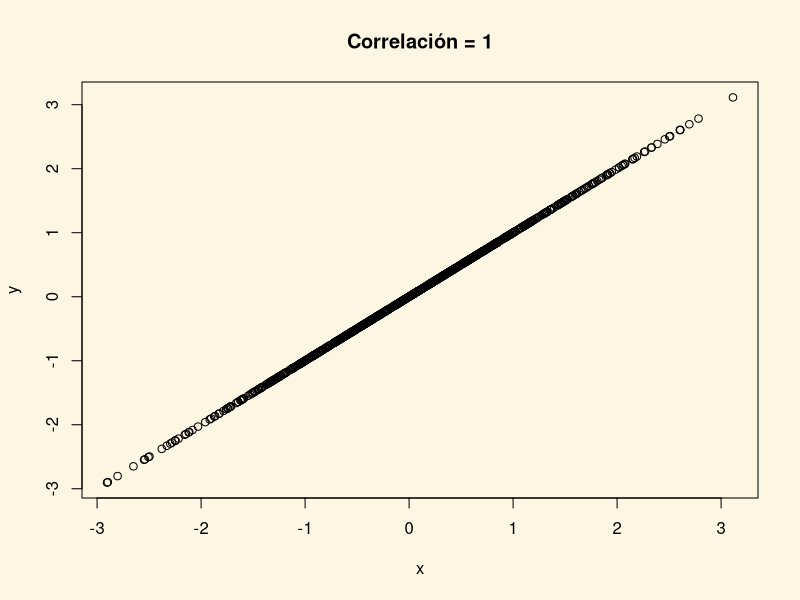
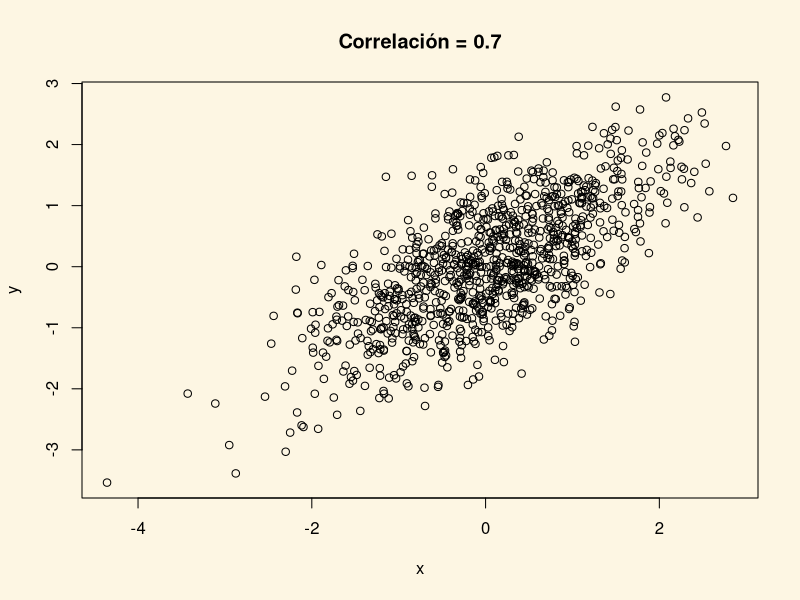
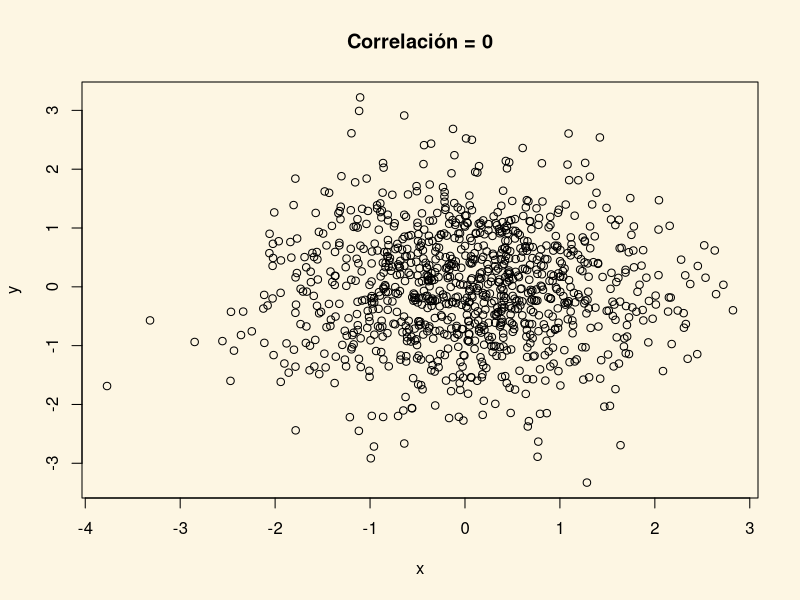
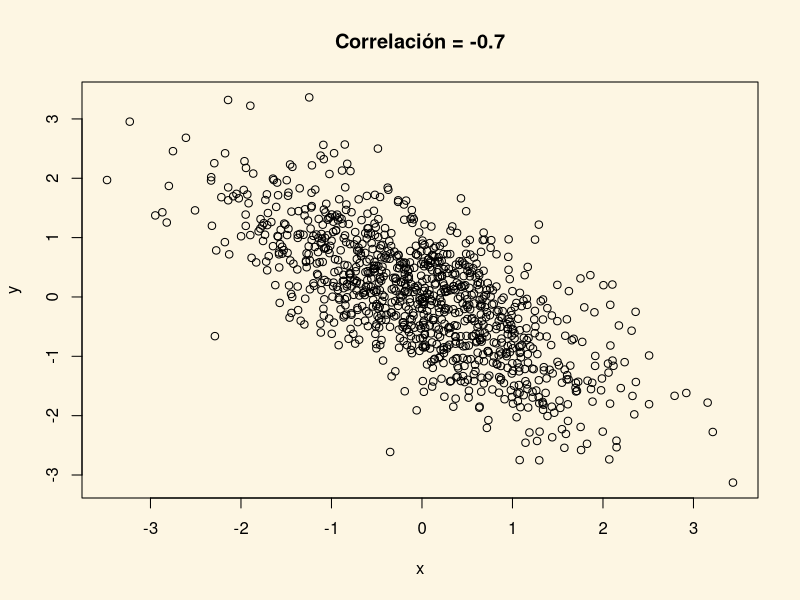
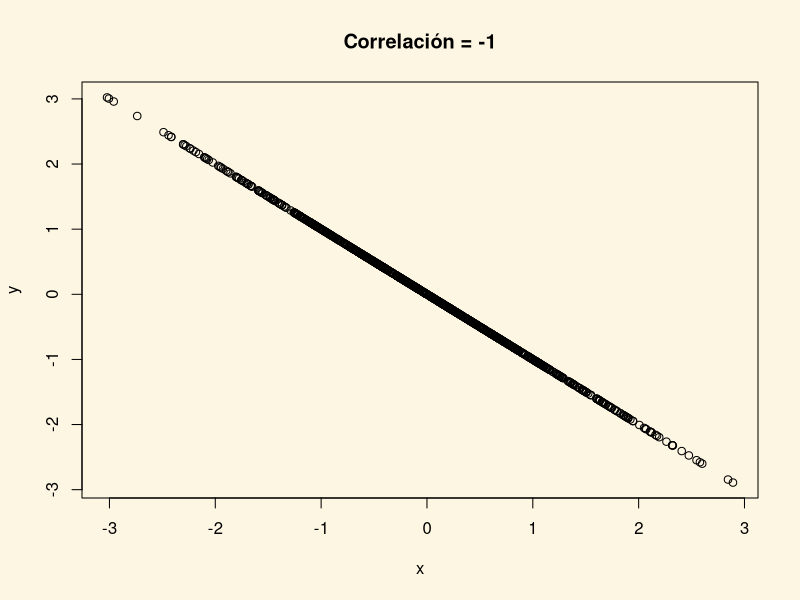

R code for these plots, in order:
## ---- chunk 1
#Correlación = 1

n_sim <- 1000
rho <- 1
x <- rnorm(n_sim)
z <- rnorm(n_sim)
y <- rho * x + sqrt(1 - rho^2) * z
par(bg = "#FDF6E3")
plot(x,y, main = paste('Correlación =', rho))
## ---- chunk 2
#Correlación = 0.8

n_sim <- 1000
rho <- 0.7
x <- rnorm(n_sim)
z <- rnorm(n_sim)
y <- rho * x + sqrt(1 - rho^2) * z
par(bg = "#FDF6E3")
plot(x,y, main = paste('Correlación =', rho))
## ---- chunk 3
#Correlación = 0

n_sim <- 1000
rho <- 0
x <- rnorm(n_sim)
z <- rnorm(n_sim)
y <- rho * x + sqrt(1 - rho^2) * z
par(bg = "#FDF6E3")
plot(x,y, main = paste('Correlación =', rho))
## ---- chunk 4
#Correlación = -0.7

n_sim <- 1000
rho <- -0.7
x <- rnorm(n_sim)
z <- rnorm(n_sim)
y <- rho * x + sqrt(1 - rho^2) * z
par(bg = "#FDF6E3")
plot(x,y, main = paste('Correlación =', rho))
## ---- chunk 5
#Correlación = -0.7

n_sim <- 1000
rho <- -1
x <- rnorm(n_sim)
z <- rnorm(n_sim)
y <- rho * x + sqrt(1 - rho^2) * z
par(bg = "#FDF6E3")
plot(x,y, main = paste('Correlación =', rho))
